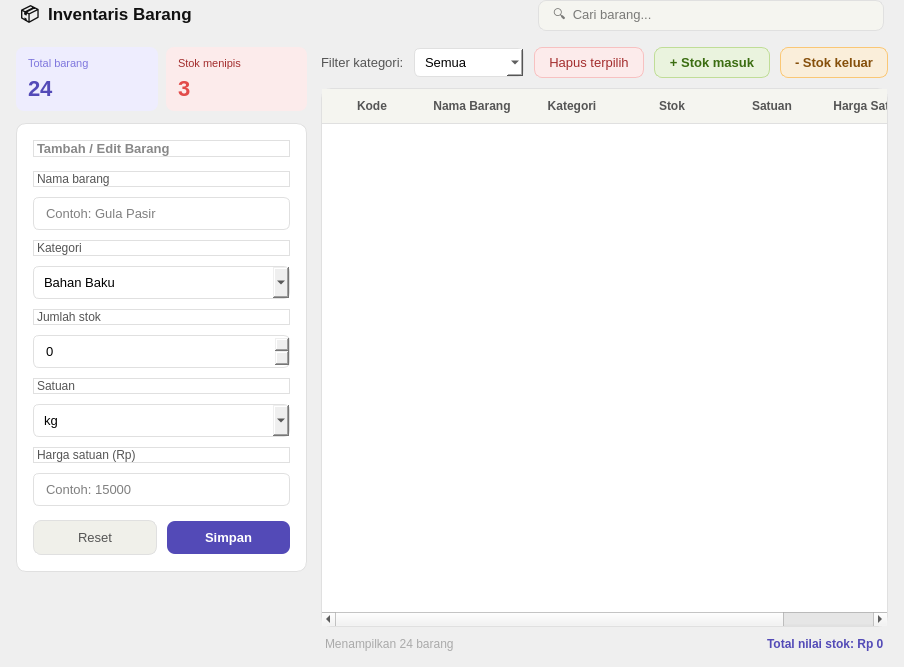
<?xml version="1.0" encoding="UTF-8"?>
<ui version="4.0">
 <class>MainWindow</class>
 <widget class="QMainWindow" name="MainWindow">
  <property name="geometry">
   <rect>
    <x>0</x>
    <y>0</y>
    <width>904</width>
    <height>667</height>
   </rect>
  </property>
  <property name="maximumSize">
   <size>
    <width>904</width>
    <height>667</height>
   </size>
  </property>
  <property name="windowTitle">
   <string>Inventaris Barang</string>
  </property>
  <property name="toolButtonStyle">
   <enum>Qt::ToolButtonStyle::ToolButtonIconOnly</enum>
  </property>
  <widget class="QWidget" name="centralwidget">
   <layout class="QVBoxLayout" name="mainLayout">
    <property name="spacing">
     <number>0</number>
    </property>
    <property name="leftMargin">
     <number>0</number>
    </property>
    <property name="topMargin">
     <number>0</number>
    </property>
    <property name="rightMargin">
     <number>0</number>
    </property>
    <property name="bottomMargin">
     <number>0</number>
    </property>
    <item>
     <layout class="QHBoxLayout" name="topbarLayout">
      <property name="leftMargin">
       <number>20</number>
      </property>
      <property name="topMargin">
       <number>0</number>
      </property>
      <property name="rightMargin">
       <number>20</number>
      </property>
      <property name="bottomMargin">
       <number>0</number>
      </property>
      <item>
       <widget class="QLabel" name="lblJudul">
        <property name="styleSheet">
         <string>font-size: 17px; font-weight: bold; color: #111111;</string>
        </property>
        <property name="text">
         <string>📦  Inventaris Barang</string>
        </property>
       </widget>
      </item>
      <item>
       <spacer>
        <property name="orientation">
         <enum>Qt::Orientation::Horizontal</enum>
        </property>
        <property name="sizeHint" stdset="0">
         <size>
          <width>0</width>
          <height>0</height>
         </size>
        </property>
       </spacer>
      </item>
      <item>
       <widget class="QLineEdit" name="inputCari">
        <property name="styleSheet">
         <string>QLineEdit { border: 1px solid #e0e0e0; border-radius: 8px; padding: 6px 12px; font-size: 13px; background: #f5f5f0; } QLineEdit:focus { border-color: #7F77DD; background: #ffffff; }</string>
        </property>
        <property name="placeholderText">
         <string>🔍  Cari barang...</string>
        </property>
       </widget>
      </item>
     </layout>
    </item>
    <item>
     <layout class="QHBoxLayout" name="contentLayout">
      <property name="spacing">
       <number>14</number>
      </property>
      <property name="leftMargin">
       <number>16</number>
      </property>
      <property name="topMargin">
       <number>16</number>
      </property>
      <property name="rightMargin">
       <number>16</number>
      </property>
      <property name="bottomMargin">
       <number>16</number>
      </property>
      <item>
       <layout class="QVBoxLayout" name="colLeftLayout">
        <property name="spacing">
         <number>12</number>
        </property>
        <property name="leftMargin">
         <number>0</number>
        </property>
        <property name="topMargin">
         <number>0</number>
        </property>
        <property name="rightMargin">
         <number>0</number>
        </property>
        <property name="bottomMargin">
         <number>0</number>
        </property>
        <item>
         <layout class="QHBoxLayout" name="statRowLayout">
          <property name="spacing">
           <number>8</number>
          </property>
          <property name="leftMargin">
           <number>0</number>
          </property>
          <property name="topMargin">
           <number>0</number>
          </property>
          <property name="rightMargin">
           <number>0</number>
          </property>
          <property name="bottomMargin">
           <number>0</number>
          </property>
          <item>
           <widget class="QFrame" name="statTotal">
            <property name="styleSheet">
             <string>QFrame { background-color: #EEEDFE; border-radius: 8px; }</string>
            </property>
            <layout class="QVBoxLayout">
             <property name="leftMargin">
              <number>12</number>
             </property>
             <property name="topMargin">
              <number>10</number>
             </property>
             <property name="rightMargin">
              <number>12</number>
             </property>
             <property name="bottomMargin">
              <number>10</number>
             </property>
             <item>
              <widget class="QLabel" name="lblStatTotalLabel">
               <property name="styleSheet">
                <string>font-size: 11px; color: #7F77DD;</string>
               </property>
               <property name="text">
                <string>Total barang</string>
               </property>
              </widget>
             </item>
             <item>
              <widget class="QLabel" name="lblStatTotalValue">
               <property name="styleSheet">
                <string>font-size: 22px; font-weight: bold; color: #534AB7;</string>
               </property>
               <property name="text">
                <string>24</string>
               </property>
              </widget>
             </item>
            </layout>
           </widget>
          </item>
          <item>
           <widget class="QFrame" name="statStokHabis">
            <property name="styleSheet">
             <string>QFrame { background-color: #FCEBEB; border-radius: 8px; }</string>
            </property>
            <layout class="QVBoxLayout">
             <property name="leftMargin">
              <number>12</number>
             </property>
             <property name="topMargin">
              <number>10</number>
             </property>
             <property name="rightMargin">
              <number>12</number>
             </property>
             <property name="bottomMargin">
              <number>10</number>
             </property>
             <item>
              <widget class="QLabel" name="lblStatHabisLabel">
               <property name="styleSheet">
                <string>font-size: 11px; color: #A32D2D;</string>
               </property>
               <property name="text">
                <string>Stok menipis</string>
               </property>
              </widget>
             </item>
             <item>
              <widget class="QLabel" name="lblStatHabisValue">
               <property name="styleSheet">
                <string>font-size: 22px; font-weight: bold; color: #E24B4A;</string>
               </property>
               <property name="text">
                <string>3</string>
               </property>
              </widget>
             </item>
            </layout>
           </widget>
          </item>
         </layout>
        </item>
        <item>
         <widget class="QFrame" name="cardForm">
          <property name="styleSheet">
           <string>QFrame { background-color: #ffffff; border-radius: 10px; border: 1px solid #e0e0e0; }</string>
          </property>
          <layout class="QVBoxLayout" name="formLayout">
           <property name="spacing">
            <number>10</number>
           </property>
           <property name="leftMargin">
            <number>16</number>
           </property>
           <property name="topMargin">
            <number>16</number>
           </property>
           <property name="rightMargin">
            <number>16</number>
           </property>
           <property name="bottomMargin">
            <number>16</number>
           </property>
           <item>
            <widget class="QLabel" name="lblFormJudul">
             <property name="styleSheet">
              <string>font-size: 13px; font-weight: bold; color: #888888; margin-bottom: 4px;</string>
             </property>
             <property name="text">
              <string>Tambah / Edit Barang</string>
             </property>
            </widget>
           </item>
           <item>
            <widget class="QLabel" name="lblNama">
             <property name="styleSheet">
              <string>font-size: 12px; color: #555555;</string>
             </property>
             <property name="text">
              <string>Nama barang</string>
             </property>
            </widget>
           </item>
           <item>
            <widget class="QLineEdit" name="inputNama">
             <property name="styleSheet">
              <string>QLineEdit { border: 1px solid #e0e0e0; border-radius: 6px; padding: 7px 10px; font-size: 13px; } QLineEdit:focus { border-color: #7F77DD; }</string>
             </property>
             <property name="placeholderText">
              <string>Contoh: Gula Pasir</string>
             </property>
            </widget>
           </item>
           <item>
            <widget class="QLabel" name="lblKategori">
             <property name="styleSheet">
              <string>font-size: 12px; color: #555555;</string>
             </property>
             <property name="text">
              <string>Kategori</string>
             </property>
            </widget>
           </item>
           <item>
            <widget class="QComboBox" name="comboKategori">
             <property name="styleSheet">
              <string>QComboBox { border: 1px solid #e0e0e0; border-radius: 6px; padding: 7px 10px; font-size: 13px; } QComboBox:focus { border-color: #7F77DD; }</string>
             </property>
             <item>
              <property name="text">
               <string>Bahan Baku</string>
              </property>
             </item>
             <item>
              <property name="text">
               <string>Minuman</string>
              </property>
             </item>
             <item>
              <property name="text">
               <string>Makanan</string>
              </property>
             </item>
             <item>
              <property name="text">
               <string>Peralatan</string>
              </property>
             </item>
             <item>
              <property name="text">
               <string>Lainnya</string>
              </property>
             </item>
            </widget>
           </item>
           <item>
            <widget class="QLabel" name="lblStok">
             <property name="styleSheet">
              <string>font-size: 12px; color: #555555;</string>
             </property>
             <property name="text">
              <string>Jumlah stok</string>
             </property>
            </widget>
           </item>
           <item>
            <widget class="QSpinBox" name="spinStok">
             <property name="styleSheet">
              <string>QSpinBox { border: 1px solid #e0e0e0; border-radius: 6px; padding: 7px 10px; font-size: 13px; } QSpinBox:focus { border-color: #7F77DD; }</string>
             </property>
             <property name="minimum">
              <number>0</number>
             </property>
             <property name="maximum">
              <number>99999</number>
             </property>
            </widget>
           </item>
           <item>
            <widget class="QLabel" name="lblSatuan">
             <property name="styleSheet">
              <string>font-size: 12px; color: #555555;</string>
             </property>
             <property name="text">
              <string>Satuan</string>
             </property>
            </widget>
           </item>
           <item>
            <widget class="QComboBox" name="comboSatuan">
             <property name="styleSheet">
              <string>QComboBox { border: 1px solid #e0e0e0; border-radius: 6px; padding: 7px 10px; font-size: 13px; }</string>
             </property>
             <item>
              <property name="text">
               <string>kg</string>
              </property>
             </item>
             <item>
              <property name="text">
               <string>gram</string>
              </property>
             </item>
             <item>
              <property name="text">
               <string>liter</string>
              </property>
             </item>
             <item>
              <property name="text">
               <string>ml</string>
              </property>
             </item>
             <item>
              <property name="text">
               <string>pcs</string>
              </property>
             </item>
             <item>
              <property name="text">
               <string>dus</string>
              </property>
             </item>
             <item>
              <property name="text">
               <string>karton</string>
              </property>
             </item>
            </widget>
           </item>
           <item>
            <widget class="QLabel" name="lblHarga">
             <property name="styleSheet">
              <string>font-size: 12px; color: #555555;</string>
             </property>
             <property name="text">
              <string>Harga satuan (Rp)</string>
             </property>
            </widget>
           </item>
           <item>
            <widget class="QLineEdit" name="inputHarga">
             <property name="styleSheet">
              <string>QLineEdit { border: 1px solid #e0e0e0; border-radius: 6px; padding: 7px 10px; font-size: 13px; } QLineEdit:focus { border-color: #7F77DD; }</string>
             </property>
             <property name="placeholderText">
              <string>Contoh: 15000</string>
             </property>
            </widget>
           </item>
           <item>
            <layout class="QHBoxLayout">
             <property name="leftMargin">
              <number>0</number>
             </property>
             <property name="topMargin">
              <number>4</number>
             </property>
             <property name="rightMargin">
              <number>0</number>
             </property>
             <property name="bottomMargin">
              <number>0</number>
             </property>
             <item>
              <widget class="QPushButton" name="btnReset">
               <property name="styleSheet">
                <string>QPushButton { background-color: #f0f0ea; color: #555555; border: 1px solid #e0e0e0; border-radius: 8px; padding: 9px; font-size: 13px; } QPushButton:hover { background-color: #e0e0d8; }</string>
               </property>
               <property name="text">
                <string>Reset</string>
               </property>
              </widget>
             </item>
             <item>
              <widget class="QPushButton" name="btnSimpan">
               <property name="styleSheet">
                <string>QPushButton { background-color: #534AB7; color: #ffffff; border: none; border-radius: 8px; padding: 9px; font-size: 13px; font-weight: bold; } QPushButton:hover { background-color: #3C3489; }</string>
               </property>
               <property name="text">
                <string>Simpan</string>
               </property>
              </widget>
             </item>
            </layout>
           </item>
          </layout>
         </widget>
        </item>
        <item>
         <spacer>
          <property name="orientation">
           <enum>Qt::Orientation::Vertical</enum>
          </property>
          <property name="sizeHint" stdset="0">
           <size>
            <width>0</width>
            <height>0</height>
           </size>
          </property>
         </spacer>
        </item>
       </layout>
      </item>
      <item>
       <layout class="QVBoxLayout" name="colRightLayout">
        <property name="spacing">
         <number>10</number>
        </property>
        <property name="leftMargin">
         <number>0</number>
        </property>
        <property name="topMargin">
         <number>0</number>
        </property>
        <property name="rightMargin">
         <number>0</number>
        </property>
        <property name="bottomMargin">
         <number>0</number>
        </property>
        <item>
         <layout class="QHBoxLayout">
          <property name="leftMargin">
           <number>0</number>
          </property>
          <property name="topMargin">
           <number>0</number>
          </property>
          <property name="rightMargin">
           <number>0</number>
          </property>
          <property name="bottomMargin">
           <number>0</number>
          </property>
          <item>
           <widget class="QLabel" name="lblFilter">
            <property name="styleSheet">
             <string>font-size: 13px; color: #555555;</string>
            </property>
            <property name="text">
             <string>Filter kategori:</string>
            </property>
           </widget>
          </item>
          <item>
           <widget class="QComboBox" name="comboFilter">
            <property name="styleSheet">
             <string>QComboBox { border: 1px solid #e0e0e0; border-radius: 6px; padding: 5px 10px; font-size: 13px; background: #ffffff; }</string>
            </property>
            <item>
             <property name="text">
              <string>Semua</string>
             </property>
            </item>
            <item>
             <property name="text">
              <string>Bahan Baku</string>
             </property>
            </item>
            <item>
             <property name="text">
              <string>Minuman</string>
             </property>
            </item>
            <item>
             <property name="text">
              <string>Makanan</string>
             </property>
            </item>
            <item>
             <property name="text">
              <string>Peralatan</string>
             </property>
            </item>
           </widget>
          </item>
          <item>
           <spacer>
            <property name="orientation">
             <enum>Qt::Orientation::Horizontal</enum>
            </property>
            <property name="sizeHint" stdset="0">
             <size>
              <width>0</width>
              <height>0</height>
             </size>
            </property>
           </spacer>
          </item>
          <item>
           <widget class="QPushButton" name="btnHapus">
            <property name="styleSheet">
             <string>QPushButton { background-color: #FCEBEB; color: #A32D2D; border: 1px solid #F7C1C1; border-radius: 8px; padding: 7px 14px; font-size: 13px; } QPushButton:hover { background-color: #F7C1C1; }</string>
            </property>
            <property name="text">
             <string>Hapus terpilih</string>
            </property>
           </widget>
          </item>
          <item>
           <widget class="QPushButton" name="btnStokMasuk">
            <property name="styleSheet">
             <string>QPushButton { background-color: #EAF3DE; color: #3B6D11; border: 1px solid #C0DD97; border-radius: 8px; padding: 7px 14px; font-size: 13px; font-weight: bold; } QPushButton:hover { background-color: #C0DD97; }</string>
            </property>
            <property name="text">
             <string>+ Stok masuk</string>
            </property>
           </widget>
          </item>
          <item>
           <widget class="QPushButton" name="btnStokKeluar">
            <property name="styleSheet">
             <string>QPushButton { background-color: #FAEEDA; color: #854F0B; border: 1px solid #FAC775; border-radius: 8px; padding: 7px 14px; font-size: 13px; font-weight: bold; } QPushButton:hover { background-color: #FAC775; }</string>
            </property>
            <property name="text">
             <string>- Stok keluar</string>
            </property>
           </widget>
          </item>
         </layout>
        </item>
        <item>
         <widget class="QTableWidget" name="tableInventaris">
          <property name="styleSheet">
           <string>QTableWidget { background-color: #ffffff; border: 1px solid #e0e0e0; border-radius: 10px; font-size: 13px; gridline-color: #f0f0ea; }
QTableWidget::item { padding: 8px 10px; }
QTableWidget::item:selected { background-color: #EEEDFE; color: #534AB7; }
QHeaderView::section { background-color: #f5f5f0; font-weight: bold; font-size: 12px; color: #555555; border: none; border-bottom: 1px solid #e0e0e0; padding: 8px 10px; }
QTableWidget::item:alternate { background-color: #fafaf7; }</string>
          </property>
          <property name="editTriggers">
           <set>QAbstractItemView::EditTrigger::NoEditTriggers</set>
          </property>
          <property name="alternatingRowColors">
           <bool>true</bool>
          </property>
          <property name="selectionBehavior">
           <enum>QAbstractItemView::SelectionBehavior::SelectRows</enum>
          </property>
          <property name="columnCount">
           <number>6</number>
          </property>
          <attribute name="horizontalHeaderStretchLastSection">
           <bool>true</bool>
          </attribute>
          <column>
           <property name="text">
            <string>Kode</string>
           </property>
          </column>
          <column>
           <property name="text">
            <string>Nama Barang</string>
           </property>
          </column>
          <column>
           <property name="text">
            <string>Kategori</string>
           </property>
          </column>
          <column>
           <property name="text">
            <string>Stok</string>
           </property>
          </column>
          <column>
           <property name="text">
            <string>Satuan</string>
           </property>
          </column>
          <column>
           <property name="text">
            <string>Harga Satuan</string>
           </property>
          </column>
         </widget>
        </item>
        <item>
         <layout class="QHBoxLayout">
          <property name="leftMargin">
           <number>4</number>
          </property>
          <property name="topMargin">
           <number>0</number>
          </property>
          <property name="rightMargin">
           <number>4</number>
          </property>
          <property name="bottomMargin">
           <number>0</number>
          </property>
          <item>
           <widget class="QLabel" name="lblStatusInfo">
            <property name="styleSheet">
             <string>font-size: 12px; color: #aaaaaa;</string>
            </property>
            <property name="text">
             <string>Menampilkan 24 barang</string>
            </property>
           </widget>
          </item>
          <item>
           <spacer>
            <property name="orientation">
             <enum>Qt::Orientation::Horizontal</enum>
            </property>
            <property name="sizeHint" stdset="0">
             <size>
              <width>0</width>
              <height>0</height>
             </size>
            </property>
           </spacer>
          </item>
          <item>
           <widget class="QLabel" name="lblTotalNilai">
            <property name="styleSheet">
             <string>font-size: 12px; color: #534AB7; font-weight: bold;</string>
            </property>
            <property name="text">
             <string>Total nilai stok: Rp 0</string>
            </property>
           </widget>
          </item>
         </layout>
        </item>
       </layout>
      </item>
     </layout>
    </item>
   </layout>
  </widget>
 </widget>
 <resources/>
 <connections/>
</ui>
